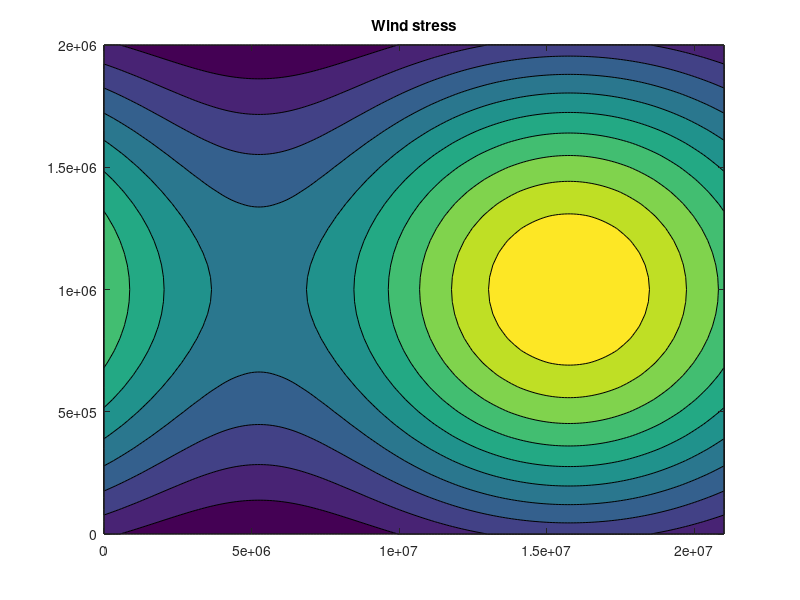
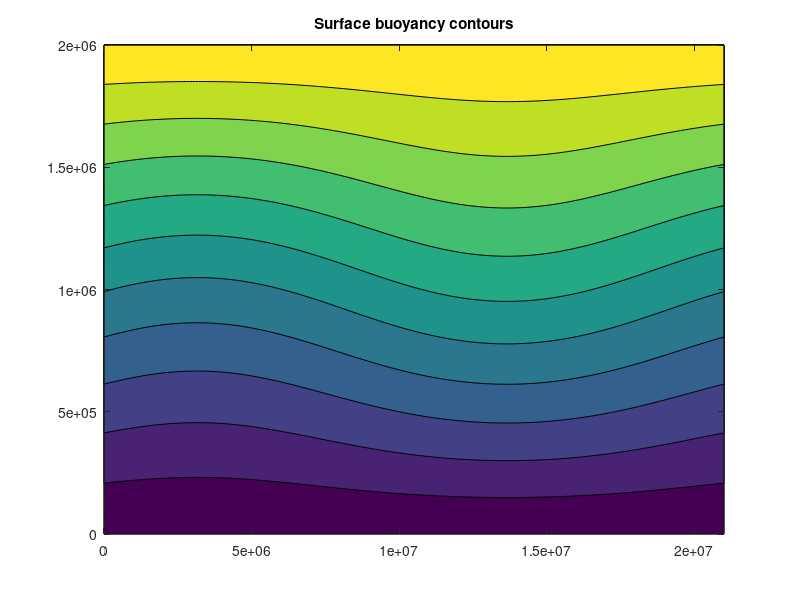
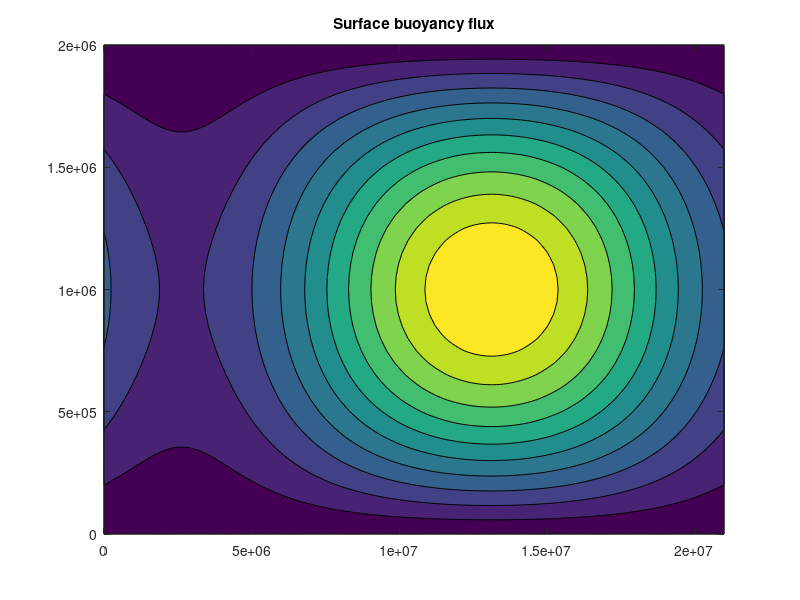
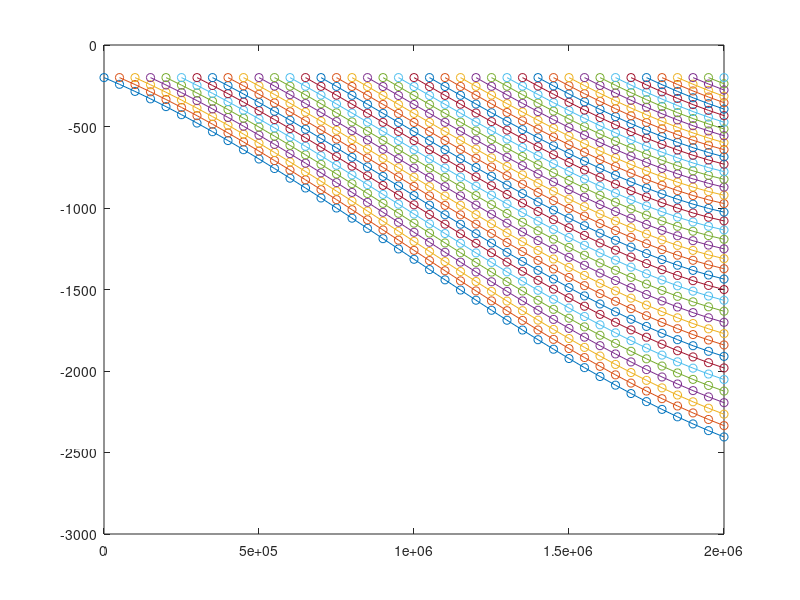

MATLAB code for these plots, in order: (Note: this script raises an error after producing the figures.)
% =========================================================================
% Numerical solutions to Marshall and Radko 2003
% Residual mean solution for the ACC and its assosciated overturning
% circulation
% most is for the diagnostic model and not the prognostic one

clear all
close all

matlab_flag =2014;
%% Find the zeroth order solution, characteristic lines first
% make some sort of a grid

%% define conditions
% Length scales and other physical parameters
Ly = 2000*1000;
Lx = 21000*1000;
Lz = 3000;
f = -10^(-4);
beta = 10^(-11);
ko = 10^6;           % eddy parameter
k = 2*pi/Lx;         % wave number

dz = 5;
dy =50*1000;
dx = 100*1000;
hm = 200;          % mixed layer depth
z = -[hm:dz:Lz];
y = [0:dy:Ly];
x = [0:dx:Lx];
% surface wind stress
tau_o = 1*10^(-4);
tau0 = tau_o*(0.6 + sin(pi*y/Ly));
tau1 = 0.3*exp(0.5*pi*sqrt(-1))*tau0;
tau = zeros(length(x),length(y));
for i=1:length(x)
    for j=1:length(y)
        tau(i,j) = tau0(j) + real(tau1(j)*exp(sqrt(-1)*k*x(i)));
    end
end
figure
contourf(x,y,tau')
title('Wind stress')

% buoyancy change across ACC
delbo = 0.015;
b0 = delbo*y/Ly;
b1 = -0.07*exp(-0.3*pi*sqrt(-1))*delbo*sin(pi*y/Ly);
b1m= b1;

bm = zeros(length(x),length(y));
for i=1:length(x)
    for j=1:length(y)
        bm(i,j) = b0(j) + real(b1(j)*exp(sqrt(-1)*k*x(i)));
    end
end
figure
contourf(x,y,bm')
title('Surface buoyancy contours')


% Surface byouancy forcing
Bo = 3*10^(-9);
B0 = Bo*sin(pi*y/Ly);
B1 = -0.5*(1-sqrt(-1))*B0;
for i=1:length(x)
    for j=1:length(y)
        B(i,j) = B0(j) + real(B1(j)*exp(sqrt(-1)*k*x(i)));
    end
end
figure
contourf(x,y,B')
title('Surface buoyancy flux')


%% find the conditions at the bottom of the homogeneous, steady mixed layer

id_hm = find(z==-hm);
% psi_res_0(:,id_hm) = B0/(delbo/Ly); % choose this because the gradient is a constant here
psi_res_0 = B0/(delbo/Ly);

figure 
plot(y,psi_res_0.*Lx/10^6)
% psi_res_1 = (B1 - psi_res_0*

%% Solve for char curves for solution to first order of the equations
dl =50000;
l=[0:dl:Ly];
chary = zeros(length(l),length(b0));
charz = zeros(length(l),length(b0));


for j=1:length(b0)
    chary(1,j) = y(j);
    charz(1,j) = z(1);
    for i =2:length(l)
        chary(i,j)=chary(i-1,j)+1.0*dl;
        idy = find(y<=chary(i,j),1,'last');
        charz(i,j)=charz(i-1,j) - dl*sqrt(-tau0(idy)/f/ko - psi_res_0(j)/ko);
    end
end

%%
charz= real(charz);

%% Plot the characteristics
plot(chary,charz,'-o')
axis([min(y) max(y) -3000 0])


%% Calculate the baroclinic zonal transport
% assumes that the flow below the thermocline is zero
% thermocline is defined as the characteristic that starts at y=0

b0grid = 0*charz;
for i =1:length(b0);
    b0grid(:,i) = b0(i);
end
if matlab_flag == 2014
    b0grid_interp = scatteredInterpolant(chary(:),charz(:),b0grid(:));
else
    b0grid_interp = TriScatteredInterp(chary(:),charz(:),b0grid(:));
end
% [zi yi] = meshgrid([-2000:-200], y);
% vq = b0grid_interp(yi,zi);

%%
db0dy = nan*chary;
db0dz = zeros*chary;
% calculate db0/dy
for j=1:length(b0)
    for i=1:length(l)
        zlev= charz(i,j);
        ylev= chary(i,j);
        if ylev == y(1)
                    yi = [ylev ylev+dy];
                elseif ylev == y(end)
                    yi = [ylev-dy ylev];
                else
                    yi = [ylev-dy/2 ylev+dy/2];
        end
        db0dy(i,j) = (b0grid_interp(yi(2),zlev)-b0grid_interp(yi(1),zlev))/(yi(2)-yi(1));
%         zi = [zlev-dz/2 zlev+dz/2];
             if zlev == z(1)
                    zi = [zlev zlev+dz];
                elseif zlev == z(end)
                    zi = [zlev-dz zlev];
                else
                    zi = [zlev-dz/2 zlev+dz/2];
                end            
    db0dz(i,j) = (b0grid_interp(ylev, zi(2))-b0grid_interp(ylev, zi(1)))/(zi(2)-zi(1));
        
    end
end

if matlab_flag==2012
    db0dy(isnan(db0dy))= 0;
    db0dz(isnan(db0dz))= 0;
end

%%
figure
contourf(real(chary), real(charz), db0dy)
axis([min(y) max(y) -3000 0])
%%
figure
contourf(real(chary), real(charz), db0dz)
axis([min(y) max(y) -3000 0])



%% calculate the zonal velocity
if matlab_flag == 2014
    db0dy_interp = scatteredInterpolant(chary(:),charz(:),db0dy(:));
else
    db0dy_interp = TriScatteredInterp(chary(:),charz(:),db0dy(:));
end

u0 = 0*chary;

for j=1:length(b0)
    for i =1:length(l)
        ylev = chary(i,j) ;
        zlev = charz(i,j) ;
        idy = find(chary(:,1)<=ylev,1,'last');
        h = charz(idy,1); % find thermocline depth
        zint = [h:dz:zlev];
        yint = ylev*ones(1,length(zint));
        db0dyint = db0dy_interp(yint,zint);
        zint = [zint zlev+dz];
        
        u0(i,j) = -1/f*nansum(db0dyint.*diff(zint));
    end
end


%%
figure
contourf(chary, real(charz), u0,[0:10]*10^(-2))
axis([min(y) max(y) -3000 0])

% break
%% Calculate  order eps Psi_res at the base of the boundary layer
b1= b1m;
clear db1mdy
db1mdy(1) = (b1(2)-b1(1))/dy;
for i=2:length(b1)-1
    db1mdy(i) = (b1(i+1)-b1(i-1))/2/dy;
end
db1mdy(length(b1)) = (b1(end)-b1(end-1))/dy;


psi_res_1_ml = (B1 - psi_res_0.*db1mdy - sqrt(-1)*k*squeeze(u0(1,:)).*b1m*hm)./db0dy(1,:);
if matlab_flag == 2012
    psi_res_1_ml(isnan(psi_res_1_ml)) = 0;
    psi_res_1_ml(isinf(psi_res_1_ml)) = 0;
end
%% calculate slopes

s0 = -db0dy./db0dz;

figure
contourf(real(chary), real(charz), abs(ko*(s0)),[0:100:2000],'showtext','on')
axis([min(y) max(y) -3000 0])
caxis([0 2500])
if matlab_flag==2012
    s0(isnan(s0)) = 0;
    s0(isinf(s0)) = 0;
end
% caxis([0 1500])
% break
%% Solve coupled ODEs of equation 21
% this is the iterative solution to the first order
b1 = 0*charz;
u1 = 0*charz;
psi_res_1 = 0*charz;
RHS1 = 0*charz;
RHS2 = 0*charz;
RHS1old = 0*charz;
RHS2old = 0*charz;
tol1 = 0;
tol2 = 0;

% psi_res_1_ml(:) = 0;
for iter = 1:10
    % calculate the RHS for equation 21 in iterative sense
    
    if iter ==1
        RHS1old(:,:) =1;
        RHS2old(:,:) =1;
        RHS1(:,:) = 0;
        RHS2(:,:) = 0;
    else
        RHS1old = RHS1;
        RHS2old = RHS2;
        
        % new
        if matlab_flag == 2014
            b1interp = scatteredInterpolant(chary(:),charz(:),b1(:));
        else
            b1interp = TriScatteredInterp(chary(:),charz(:),b1(:));
        end
        P1 =nan*b1;
        u1 = nan*b1;
        
        % calculate P1
        for j =1:length(b0)
            for i = 1:length(l)
                ylev = chary(i,j) ;
                zlev = charz(i,j) ;
                idy = find(chary(:,1)<=ylev,1,'last');
                h = charz(idy,1); % find thermocline depth
                zint = [h:dz:zlev];
                yint = ylev*ones(1,length(zint));
                b1int = b1interp(yint,zint);
                zint = [zint zlev+dz];
                P1(i,j) = nansum(b1int.*diff(zint));
            end
        end
        
        if matlab_flag == 2014
            P1interp = scatteredInterpolant(chary(:), charz(:), P1(:));
        else
            P1interp = TriScatteredInterp(chary(:), charz(:), P1(:));
        end
        % calculate u1
        for j=1:length(b0)
            for i=1:length(l)
                zlev= charz(i,j);
                ylev= chary(i,j);
                
                if ylev == y(1)
                    yi = [ylev ylev+dy];
                elseif ylev == y(end)
                    yi = [ylev-dy ylev];
                else
                    yi = [ylev-dy/2 ylev+dy/2];
                end
                
                u1(i,j) = -1/f*(P1interp(yi(2),zlev)-P1interp(yi(1),zlev))/(yi(2)-yi(1));
                
                %                 zlev= charz(i,j);
                %                 idy1 = find(charz(:,j-1)>=zlev,1,'last');
                %                 idy2 = find(charz(:,j+1)>=zlev,1,'last');
                %                 if (~isempty(idy1) && ~isempty(idy2))
                %                     u1(i,j) = -1/f*(P1(idy2,j+1)-P1(idy1,j-1))/(chary(idy2,j+1)-chary(idy1,j-1));
                %                 else
                %                     u1(i,j) = NaN;
                %                 end
            end
        end
        u1interp = scatteredInterpolant(chary(:),charz(:), u1(:));

        % calculate the surface b1 gradient
        for j =1:length(b0)
            zlev= charz(1,j);
            ylev= chary(1,j);
               if ylev == y(1)
                    yi = [ylev ylev+dy];
                elseif ylev == y(end)
                    yi = [ylev-dy ylev];
                else
                    yi = [ylev-dy/2 ylev+dy/2];
                end            
            b1y(j) = -1/f*(b1interp(yi(2),zlev)-b1interp(yi(1),zlev))/(yi(2)-yi(1));
        end
        
%         b1yinterp=scatteredInterpolant(y, 
        % calculate the new RHS
        for j = 1:length(b0)
            for i=1:length(l)
                ylev = chary(i,j);
                zlev = charz(i,j);
                
                %                 clear zint P1int u1int
                zint = []; P1int = []; u1int = []; b1int=[];
%                 zint(1) = charz(i,j);
                zint = [-200:-dz:zlev];
                yint = ylev*ones(1,length(zint));
                P1int = P1interp(yint, zint);
                u1int = u1interp(yint, zint);
                b1int = b1interp(yint, zint);
                zint = [zint(1)+dz zint];
                
                idsurf = find(y<=ylev,1,'last');
%                 n=2;
%                 for p=j+1:length(b0) % this loop runs opposite to other z loops because the integral is from surface
%                     % and not from the thermocline up.
%                     idy = find(chary(:,p)<=ylev,1,'last');
%                     if ~isempty(idy)
%                         zint(n) = charz(idy,p);
%                         %                     idy = find(chary(:,p)>=ylev,1);
%                         P1int(n-1) = P1(idy,p);
%                         u1int(n-1) = u1(idy,p);
%                         b1int(n-1) = b1(idy,p);
%                         n=n+1;
%                     end
%                 end
%                 if length(P1int)>0 
                    RHS1(i,j) = sqrt(-1)*k*db0dz(i,j)*(nansum(P1int.*diff(zint)) + P1int(1)*(-hm) + b1int(1)*(-(hm^2)/2) )/2/ko/s0(i,j)/f;
%                 else
%                     RHS1(i,j) = sqrt(-1)*k*db0dz(i,j)*(P1(i,j)*(-hm)+b1(i,j)*(-(hm^2)/2))/2/ko/s0(i,j)/f;
%                 end
                
%                 if abs(s0(i,j))<=10^-5
%                     RHS1(i,j) = 0;
%                 end
                
%                 if length(P1int)>0
                    RHS2(i,j) = sqrt(-1)*k*(nansum(u1int.*diff(zint)) + u1int(1)*(-hm) + b1y(idsurf)*(-(hm^2)/2));
%                 else
%                     RHS2(i,j) = sqrt(-1)*k*(u1(i,j)*(-hm) + b1y(j)*(-(hm^2)/2));
%                 end
%                 if length(P1int)>0
%                     RHS1(i,j) = sqrt(-1)*k*db0dz(i,j)*(nansum(P1int.*diff(-zint)))/2/ko/s0(i,j)/f;
%                     RHS2(i,j) = sqrt(-1)*k*(nansum(u1int.*diff(-zint)));
%                 else
%                     RHS1(i,j) = 0;
%                     RHS2(i,j) = 0;
%                 end
            end
        end
    end
    
    % calculate the residue
    idy1 = find(l<=200*1000,1,'last');
    idy2 = find(l<=600*1000,1,'last');
    
    %     idz1 = find(z<=200*1000,1,'last');
    %     idz2 = find(z<=1200*1000,1,'last');
    
    tol1(iter) = nanmean(nanmean(abs(RHS1(idy1:idy2,3:10)-RHS1old(idy1:idy2,3:10))))
    tol2(iter) = nanmean(nanmean(abs(RHS2(idy1:idy2,3:10)-RHS2old(idy1:idy2,3:10))));
    
    for char_index=1:length(b0)
        if char_index ==1
            dpsi_res_0db = (psi_res_0(char_index+1)-psi_res_0(char_index))/(b0(char_index+1)-b0(char_index));
        elseif char_index == length(b0)
            dpsi_res_0db = (psi_res_0(char_index)-psi_res_0(char_index-1))/(b0(char_index)-b0(char_index-1));
        else
            dpsi_res_0db = (psi_res_0(char_index+1)-psi_res_0(char_index-1))/(b0(char_index+1)-b0(char_index-1));
        end
        % first guess at solution
        a = warning('off','all');
        id = find(chary(:,char_index)<=2000*1000+dy,1,'last');
        
        [T, Y] = ode23s(@(t, ysol) ord_eps(t,ysol, char_index,chary, dpsi_res_0db, l , y, f, ko,k, db0dz, s0, u0, tau1, RHS1, RHS2) ...
            , l(1:id), [b1m(char_index) psi_res_1_ml(char_index)]);
        
        m = size(Y,1);
        b1(1:m,char_index) = Y(1:m,1);
        psi_res_1(1:m,char_index) = Y(1:m,2);
        disp(char_index)
        
        if length(find(isnan(Y(:,1))))>0
            disp('What ?')
        end
        
        
    end
    figure
    contourf(chary, -abs(charz), abs(b1),[0:30]*10^-4)
    caxis([-1 10]*10^-4)
    axis([0 2000*1000 -2000 0 ])
    drawnow
end


%%
    figure
    contourf(chary, -abs(charz), real(b1),[0:40]*10^-4, 'edgecolor','none')
    hold all
%     plot(chary, -abs(charz))
    caxis([0 50]*10^-4)
    axis([0 2000*1000 -3000 0 ])

%% Calculate the wres
w0(1) =(psi_res_0(2)-psi_res_0(1))/dy;
w1(1) =  -RHS2(1,1) + (psi_res_1_ml(2)-psi_res_1_ml(1))/dy;
for i =2:length(y)-1
    w1(i) = -RHS2(1,i)+ (psi_res_1_ml(i+1)-psi_res_1_ml(i-1))/2/dy;
    w0(i) = (psi_res_0(i+1)-psi_res_0(i-1))/2/dy;
end
w1(length(y)) =  -RHS2(1,length(y))+ (psi_res_1_ml(length(y))-psi_res_1_ml(length(y)-1))/dy;
w0(length(y)) = (psi_res_0(length(y))-psi_res_0(length(y)-1))/dy;

% w0(1) =(psi_res_0(2)-psi_res_0(1))/dy;
% w1(1) =  (psi_res_1_ml(2)-psi_res_1_ml(1))/dy;
% for i =2:length(y)-1
%     w1(i) = (psi_res_1_ml(i+1)-psi_res_1_ml(i-1))/2/dy;
%     w0(i) = (psi_res_0(i+1)-psi_res_0(i-1))/2/dy;
% end
% w1(length(y)) =  (psi_res_1_ml(length(y))-psi_res_1_ml(length(y)-1))/dy;
% w0(length(y)) = (psi_res_0(length(y))-psi_res_0(length(y)-1))/dy;

for i=1:length(x)
    for j=1:length(y)
        wres(i,j) = w0(j) + real(w1(j)*exp(sqrt(-1)*kx*x(i)));
    end
end

% wres = w1res +

wek = 0*wres;
for i=2:length(x)-1
    for j=2:length(y)-1
        wek(i,j) = -1/f*(tau(i,j+1)-tau(i,j-1))/2/dy;
    end
end
% w1res
%%
figure(20), clf
hold all 
contourf(x,y,wres',[-6:0.2:6]*10^-6,'edgecolor','none')
contour(x,y,wres',[0 0],'edgecolor','k')
caxis([-6 6]*10^-6)
% figure
% contourf(x,y,wek)
%
